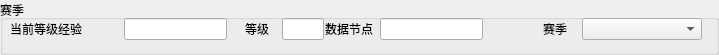
   <widget class="QGroupBox" name="season_group">
    <property name="geometry">
     <rect>
      <x>268</x>
      <y>169</y>
      <width>719</width>
      <height>55</height>
     </rect>
    </property>
    <property name="font">
     <font>
      <pointsize>9</pointsize>
     </font>
    </property>
    <property name="title">
     <string>赛季</string>
    </property>
    <widget class="QLabel" name="season_lvl_progress_label">
     <property name="geometry">
      <rect>
       <x>10</x>
       <y>18</y>
       <width>116</width>
       <height>22</height>
      </rect>
     </property>
     <property name="font">
      <font>
       <pointsize>9</pointsize>
       <weight>50</weight>
       <bold>false</bold>
      </font>
     </property>
     <property name="text">
      <string>当前等级经验</string>
     </property>
    </widget>
    <widget class="TextEditFocusChecking" name="season_xp">
     <property name="geometry">
      <rect>
       <x>124</x>
       <y>18</y>
       <width>103</width>
       <height>22</height>
      </rect>
     </property>
     <property name="font">
      <font>
       <pointsize>9</pointsize>
      </font>
     </property>
     <property name="inputMethodHints">
      <set>Qt::ImhDigitsOnly</set>
     </property>
    </widget>
    <widget class="QLabel" name="season_lvl_label">
     <property name="geometry">
      <rect>
       <x>245</x>
       <y>18</y>
       <width>39</width>
       <height>22</height>
      </rect>
     </property>
     <property name="font">
      <font>
       <family>MS Shell Dlg 2</family>
       <pointsize>9</pointsize>
       <weight>50</weight>
       <bold>false</bold>
       <kerning>true</kerning>
      </font>
     </property>
     <property name="text">
      <string>等级</string>
     </property>
     <property name="textFormat">
      <enum>Qt::PlainText</enum>
     </property>
     <property name="alignment">
      <set>Qt::AlignLeading|Qt::AlignLeft|Qt::AlignVCenter</set>
     </property>
     <property name="margin">
      <number>0</number>
     </property>
    </widget>
    <widget class="TextEditFocusChecking" name="season_lvl_text">
     <property name="geometry">
      <rect>
       <x>282</x>
       <y>18</y>
       <width>42</width>
       <height>22</height>
      </rect>
     </property>
     <property name="font">
      <font>
       <pointsize>9</pointsize>
      </font>
     </property>
     <property name="inputMethodHints">
      <set>Qt::ImhDigitsOnly</set>
     </property>
    </widget>
    <widget class="QLabel" name="scrip_label">
     <property name="geometry">
      <rect>
       <x>322</x>
       <y>18</y>
       <width>51</width>
       <height>22</height>
      </rect>
     </property>
     <property name="font">
      <font>
       <family>MS Shell Dlg 2</family>
       <pointsize>9</pointsize>
       <weight>50</weight>
       <bold>false</bold>
       <kerning>true</kerning>
      </font>
     </property>
     <property name="text">
      <string>数据节点</string>
     </property>
     <property name="textFormat">
      <enum>Qt::PlainText</enum>
     </property>
     <property name="alignment">
      <set>Qt::AlignRight|Qt::AlignTrailing|Qt::AlignVCenter</set>
     </property>
     <property name="margin">
      <number>0</number>
     </property>
    </widget>
    <widget class="QLineEdit" name="scrip_text">
     <property name="geometry">
      <rect>
       <x>380</x>
       <y>18</y>
       <width>103</width>
       <height>22</height>
      </rect>
     </property>
     <property name="font">
      <font>
       <pointsize>9</pointsize>
      </font>
     </property>
     <property name="inputMethodHints">
      <set>Qt::ImhDigitsOnly</set>
     </property>
    </widget>
    <widget class="QComboBox" name="season_box">
     <property name="geometry">
      <rect>
       <x>582</x>
       <y>18</y>
       <width>120</width>
       <height>22</height>
      </rect>
     </property>
    </widget>
    <widget class="QLabel" name="season_label">
     <property name="geometry">
      <rect>
       <x>516</x>
       <y>18</y>
       <width>51</width>
       <height>22</height>
      </rect>
     </property>
     <property name="font">
      <font>
       <family>MS Shell Dlg 2</family>
       <pointsize>9</pointsize>
       <weight>50</weight>
       <bold>false</bold>
       <kerning>true</kerning>
      </font>
     </property>
     <property name="text">
      <string>赛季</string>
     </property>
     <property name="textFormat">
      <enum>Qt::PlainText</enum>
     </property>
     <property name="alignment">
      <set>Qt::AlignRight|Qt::AlignTrailing|Qt::AlignVCenter</set>
     </property>
     <property name="margin">
      <number>0</number>
     </property>
    </widget>
   </widget>
